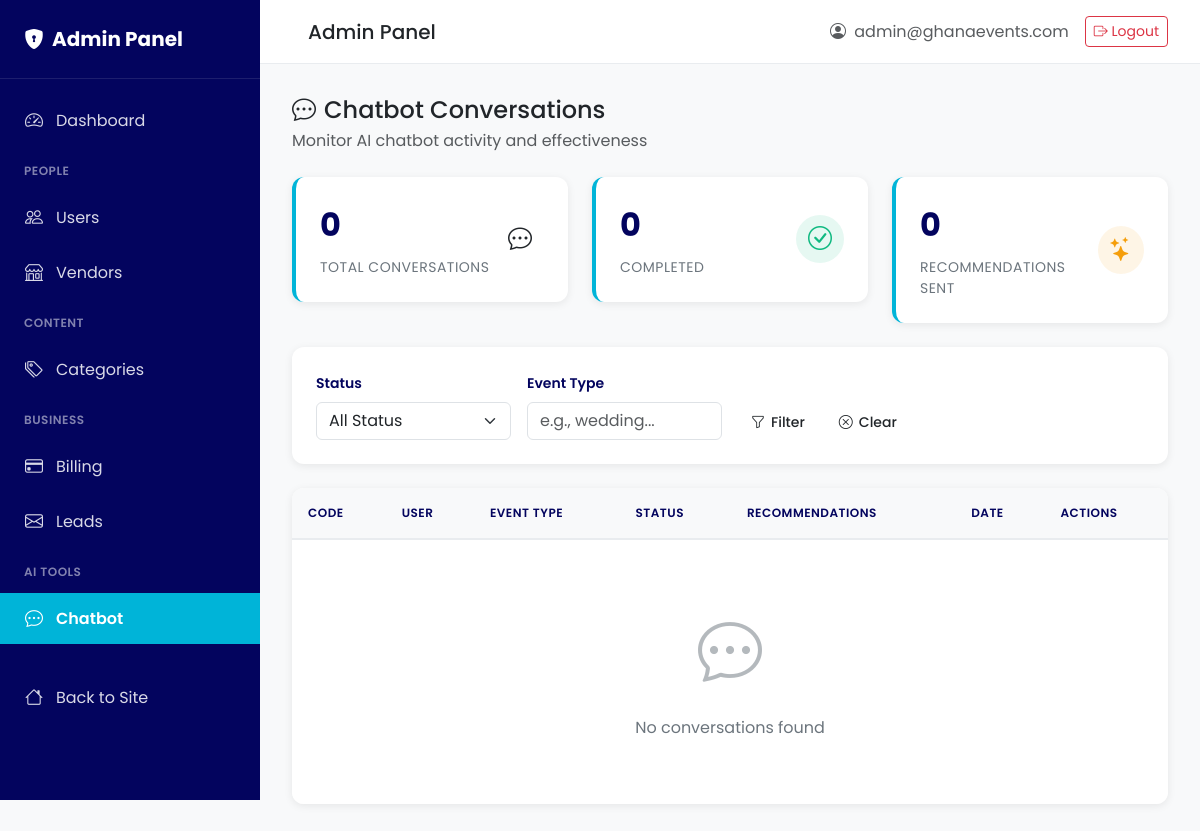
Before: /admin-panel/chatbot/ (signed in) with the older database file.
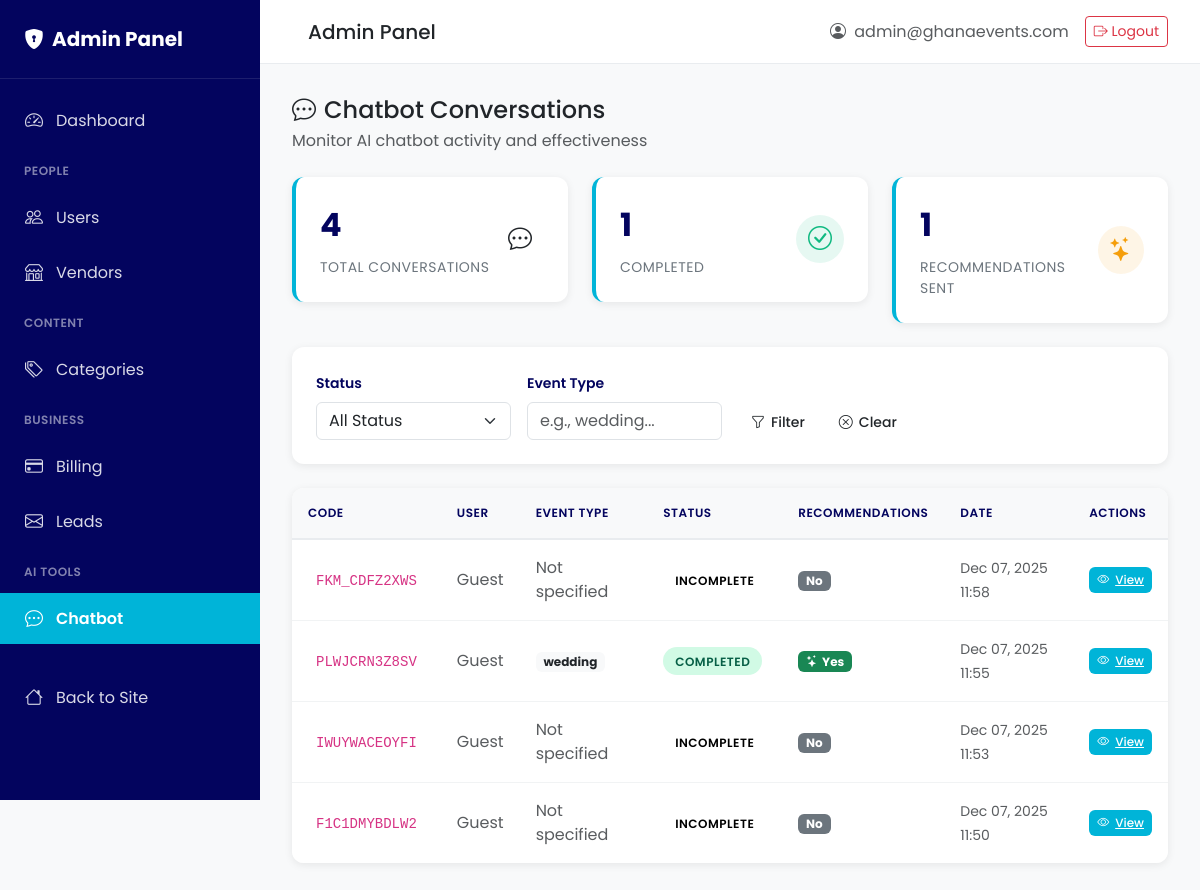
After: the same page with the newer database file.
### chatbot/models.py (models this page shows, shortened)
class ChatConversation(models.Model):
    id = models.UUIDField(primary_key=True, default=uuid.uuid4, editable=False)
    conversation_code = models.CharField(
        max_length=12,
        unique=True,
        editable=False,
        help_text="Unique code to identify this conversation"
    )
    user = models.ForeignKey(
        'accounts.User',
        on_delete=models.SET_NULL,
        null=True,
        blank=True,
        related_name='chat_conversations',
        help_text="Logged-in user (null if guest)"
    )
    event_type = models.CharField(max_length=100, blank=True, help_text="e.g., wedding, birthday, corporate")
    event_date = models.DateField(null=True, blank=True)
    budget_min = models.DecimalField(max_digits=10, decimal_places=2, null=True, blank=True)
    budget_max = models.DecimalField(max_digits=10, decimal_places=2, null=True, blank=True)
    location = models.CharField(max_length=200, blank=True, help_text="City or neighborhood")
    guest_count = models.IntegerField(null=True, blank=True)
    vendor_types_needed = models.JSONField(default=list, blank=True, help_text="List of vendor categories needed")
    special_requirements = models.TextField(blank=True, help_text="Any special needs or preferences")
    session_id = models.CharField(max_length=255, blank=True, help_text="Browser session ID")
    ip_address = models.GenericIPAddressField(null=True, blank=True)
    user_agent = models.TextField(blank=True)
    is_completed = models.BooleanField(default=False, help_text="Has the conversation finished?")
    recommendations_sent = models.BooleanField(default=False)
    created_at = models.DateTimeField(auto_now_add=True)
    updated_at = models.DateTimeField(auto_now=True)
    completed_at = models.DateTimeField(null=True, blank=True)
    class Meta:
        db_table = 'chat_conversations'
        ordering = ['-created_at']
        indexes = [
            models.Index(fields=['conversation_code']),
            models.Index(fields=['created_at']),
            models.Index(fields=['is_completed']),
        ]

### admin_panel/decorators.py (the view)
    def wrapper(request, *args, **kwargs):
        if not request.user.is_authenticated:
            messages.error(request, 'You must be logged in to access the admin panel.')
            return redirect('login')
        if request.user.role != 'admin':
            messages.error(request, 'You do not have permission to access the admin panel.')
            return redirect('home')
        return view_func(request, *args, **kwargs)

### templates/admin_panel/chatbot/list.html (shortened to what the changed rows need)
{% extends 'admin_panel/base.html' %}
{% load static %}
{% block content %}
<div class="row g-4 mb-4">
    <div class="col-md-4">
        <div class="stat-card">
            <div class="d-flex justify-content-between align-items-center">
                <div>
                    <div class="stat-value">{{ stats.total }}</div>
                    <div class="stat-label">Total Conversations</div>
                </div>
            </div>
        </div>
    </div>
    <div class="col-md-4">
        <div class="stat-card">
            <div class="d-flex justify-content-between align-items-center">
                <div>
                    <div class="stat-value">{{ stats.completed }}</div>
                    <div class="stat-label">Completed</div>
                </div>
            </div>
        </div>
    </div>
    <div class="col-md-4">
        <div class="stat-card">
            <div class="d-flex justify-content-between align-items-center">
                <div>
                    <div class="stat-value">{{ stats.recommendations_sent }}</div>
                    <div class="stat-label">Recommendations Sent</div>
                </div>
            </div>
        </div>
    </div>
</div>
<div class="admin-table-container">
    <div class="table-responsive">
        <table class="table admin-table">
            <thead>
                <tr>
                    <th>Code</th>
                    <th>User</th>
                    <th>Event Type</th>
                    <th>Status</th>
                    <th>Recommendations</th>
                    <th>Date</th>
                    <th>Actions</th>
                </tr>
            </thead>
            <tbody>
                {% for conversation in page_obj %}
                    <tr>
                        <td>
                            <code class="bg-pale px-2 py-1 rounded">{{ conversation.conversation_code }}</code>
                        </td>
                        <td>
                            {% if conversation.user %}
                                <a href="{% url 'admin_panel:user_detail' conversation.user.id %}">
                                    {{ conversation.user.email }}
                                </a>
                            {% else %}
                                <span class="text-muted">Guest</span>
                            {% endif %}
                        </td>
                        <td>
                            {% if conversation.event_type %}
                                <span class="badge bg-light text-dark">{{ conversation.event_type }}</span>
                            {% else %}
                                <span class="text-muted">Not specified</span>
                            {% endif %}
                        </td>
                        <td>
                            {% if conversation.is_completed %}
                                <span class="status-badge status-completed">Completed</span>
                            {% else %}
                                <span class="status-badge status-incomplete">Incomplete</span>
                            {% endif %}
                        </td>
                        <td>
                            {% if conversation.recommendations_sent %}
                                <span class="badge bg-success">
                                    <i class="bi bi-stars me-1"></i>Yes
                                </span>
                            {% else %}
                                <span class="badge bg-secondary">No</span>
                            {% endif %}
                        </td>
                        <td>
                            <small class="text-muted">{{ conversation.created_at|date:"M d, Y H:i" }}</small>
                        </td>
                        <td>
                            <a href="{% url 'admin_panel:chatbot_detail' conversation.id %}"
                               class="action-btn action-btn-primary action-btn-sm">
                                <i class="bi bi-eye"></i> View
                            </a>
                        </td>
                    </tr>
                {% empty %}
                    <tr>
                        <td colspan="7">
                            <div class="empty-state">
                                <i class="bi bi-chat-dots"></i>
                                <p class="mb-0">No conversations found</p>
                            </div>
                        </td>
                    </tr>
                {% endfor %}
            </tbody>
        </table>
    </div>
</div>
{% endblock %}

Changed rows visible on the page:
added ChatConversation: conversation_code "FKM_CDFZ2XWS", shows "Guest", event_type "Not specified", is_completed "INCOMPLETE", recommendations_sent "No", created_at "Dec 07, 2025 11:58"
added ChatConversation: conversation_code "PLWJCRN3Z8SV", shows "Guest", event_type "wedding", is_completed "COMPLETED", recommendations_sent True (drawn), created_at "Dec 07, 2025 11:55"
added ChatConversation: conversation_code "IWUYWACEOYFI", shows "Guest", event_type "Not specified", is_completed "INCOMPLETE", recommendations_sent "No", created_at "Dec 07, 2025 11:53"
added ChatConversation: conversation_code "F1C1DMYBDLW2", shows "Guest", event_type "Not specified", is_completed "INCOMPLETE", recommendations_sent "No", created_at "Dec 07, 2025 11:50"
Other visible differences:
{{ stats.total }}: "0" → "4"
{{ stats.completed }}: "0" → "1"
{{ stats.recommendations_sent }}: "0" → "1"
text no longer shown: "No conversations found"
